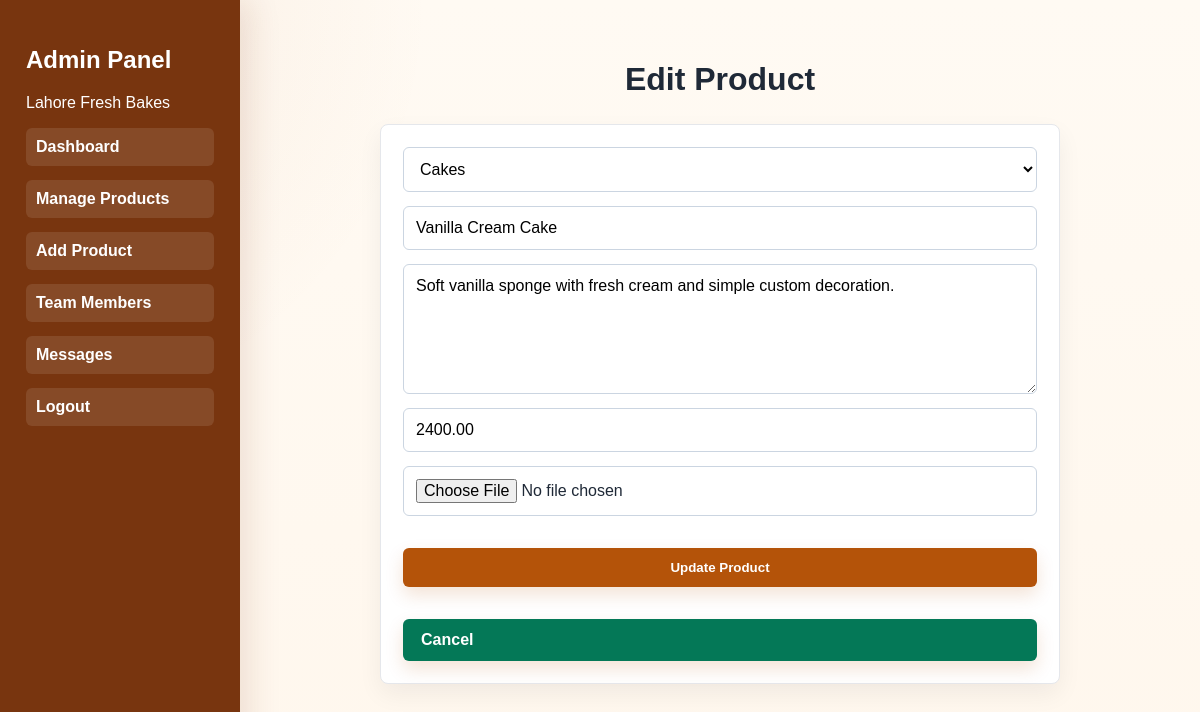
Screenshot of /admin/edit_product.php?id=2 (signed in) with the database file from the repository.
### tables this page shows
CREATE TABLE products (
    id INT AUTO_INCREMENT PRIMARY KEY,
    category_id INT NOT NULL,
    name VARCHAR(150) NOT NULL,
    description TEXT NOT NULL,
    price DECIMAL(10,2) NOT NULL,        
    image VARCHAR(255),                  
    created_at TIMESTAMP DEFAULT CURRENT_TIMESTAMP,
    CONSTRAINT fk_products_category
        FOREIGN KEY (category_id) REFERENCES categories(id)
        ON DELETE CASCADE                
);

CREATE TABLE categories (
    id INT AUTO_INCREMENT PRIMARY KEY,
    name VARCHAR(100) NOT NULL,
    description TEXT,
    created_at TIMESTAMP DEFAULT CURRENT_TIMESTAMP
);

### config.php (called while the page is built, shortened)
<?php
function e($value) {
    return htmlspecialchars((string) $value, ENT_QUOTES, 'UTF-8');
}
?>

### admin/edit_product.php (the view, shortened to what this page needs)
<?php
require '../config.php';
$categories = $pdo->query('SELECT * FROM categories ORDER BY name')->fetchAll();
$stmt = $pdo->prepare('SELECT * FROM products WHERE id = ?');
$stmt->execute([(int) ($_GET['id'] ?? 0)]);
$product = $stmt->fetch();
include 'admin_header.php';
?>
<h1>Edit Product</h1>
<form class="form card" method="post" enctype="multipart/form-data">
    <select name="category_id" required>
        <?php foreach ($categories as $category): ?>
            <option value="<?= e($category['id']) ?>" <?= (int) $product['category_id'] === (int) $category['id'] ? 'selected' : '' ?>>
                <?= e($category['name']) ?>
            </option>
        <?php endforeach; ?>
    </select>
    <input type="text" name="name" placeholder="Product name" value="<?= e($product['name']) ?>" required>
    <textarea name="description" placeholder="Product description" required><?= e($product['description']) ?></textarea>
    <input type="number" name="price" placeholder="Price" value="<?= e($product['price']) ?>" required>
    <input type="file" name="image" accept="image/jpeg,image/png,image/webp">
    <button class="btn" type="submit">Update Product</button>
    <a class="btn secondary" href="products.php">Cancel</a>
</form>
<?php include 'admin_footer.php'; ?>

### assets/css/style.css (style rules this page uses)
:root { --ink: #1f2937; --muted: #64748b; --line: #e5e7eb; --soft: #fff7ed; --brand: #b45309; --brand-dark: #78350f; --accent: #047857; --danger: #dc2626; --white: #ffffff; }
* { box-sizing: border-box; }
body { margin: 0; font-family: Arial, sans-serif; color: var(--ink); background: radial-gradient(circle at top left, rgba(180, 83, 9, 0.08), transparent 30%), linear-gradient(180deg, #fffaf3 0%, #fff7ed 100%); min-height: 100vh; display: flex; flex-direction: column; }
a { color: inherit; text-decoration: none; }
.btn { display: inline-block; margin-top: 18px; padding: 12px 18px; border: 0; border-radius: 6px; background: var(--brand); color: var(--white); font-weight: 800; cursor: pointer; transition: transform 0.2s ease, box-shadow 0.2s ease; box-shadow: 0 8px 18px rgba(180, 83, 9, 0.16); }
.btn.secondary { background: var(--accent); }
.card { padding: 22px; border: 1px solid var(--line); border-radius: 8px; background: var(--white); box-shadow: 0 10px 24px rgba(15, 23, 42, 0.06); transition: transform 0.2s ease, box-shadow 0.2s ease; }
.form { display: grid; gap: 14px; max-width: 680px; margin: 26px auto 0; }
.form input, .form textarea, .form select { width: 100%; padding: 12px; border: 1px solid #cbd5e1; border-radius: 6px; font: inherit; background: #fff; transition: border-color 0.2s ease, box-shadow 0.2s ease; }
.form textarea { min-height: 130px; }
.admin-main h1, .admin-main h2 { text-align: center; }

### rows the page displays
products: category_id "Cakes", name "Vanilla Cream Cake", description "Soft vanilla sponge with fresh cream and simple custom decoration.", price "2400.00"
